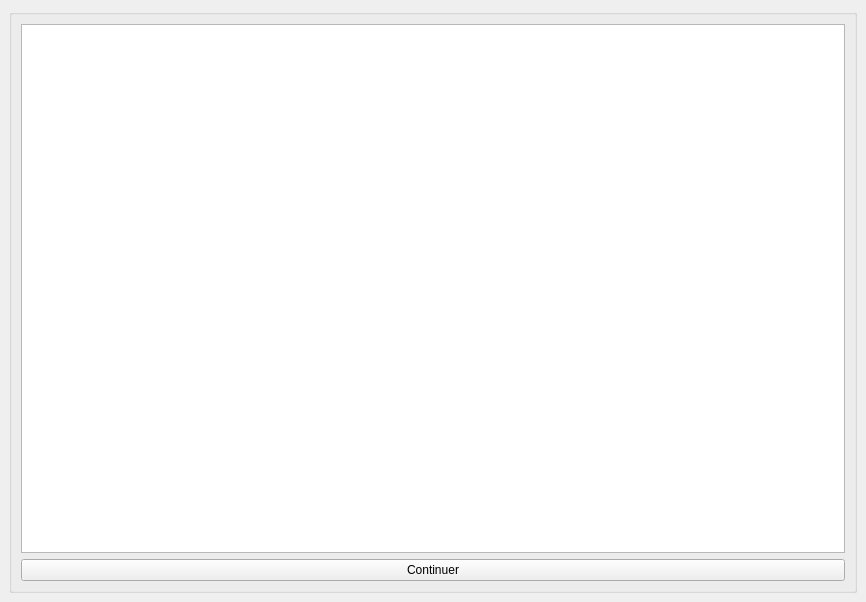
<?xml version="1.0" encoding="UTF-8"?>
<ui version="4.0">
 <class>GestionCourse</class>
 <widget class="QMainWindow" name="GestionCourse">
  <property name="geometry">
   <rect>
    <x>0</x>
    <y>0</y>
    <width>866</width>
    <height>602</height>
   </rect>
  </property>
  <property name="windowTitle">
   <string>Gestion du Participant</string>
  </property>
  <widget class="QWidget" name="centralWidget">
   <layout class="QVBoxLayout">
    <property name="spacing">
     <number>6</number>
    </property>
    <property name="leftMargin">
     <number>9</number>
    </property>
    <property name="topMargin">
     <number>9</number>
    </property>
    <property name="rightMargin">
     <number>9</number>
    </property>
    <property name="bottomMargin">
     <number>9</number>
    </property>
    <item>
     <widget class="QGroupBox" name="groupBox">
      <property name="title">
       <string/>
      </property>
      <layout class="QVBoxLayout">
       <property name="spacing">
        <number>6</number>
       </property>
       <property name="leftMargin">
        <number>9</number>
       </property>
       <property name="topMargin">
        <number>9</number>
       </property>
       <property name="rightMargin">
        <number>9</number>
       </property>
       <property name="bottomMargin">
        <number>9</number>
       </property>
       <item>
        <widget class="QTableView" name="courseTable">
         <property name="selectionBehavior">
          <enum>QAbstractItemView::SelectRows</enum>
         </property>
        </widget>
       </item>
       <item>
        <widget class="QPushButton" name="continueButton">
         <property name="text">
          <string>Continuer</string>
         </property>
        </widget>
       </item>
       <item>
        <layout class="QVBoxLayout" name="verticalLayout"/>
       </item>
      </layout>
     </widget>
    </item>
   </layout>
  </widget>
 </widget>
 <tabstops>
  <tabstop>courseTable</tabstop>
 </tabstops>
 <resources/>
 <connections/>
</ui>
